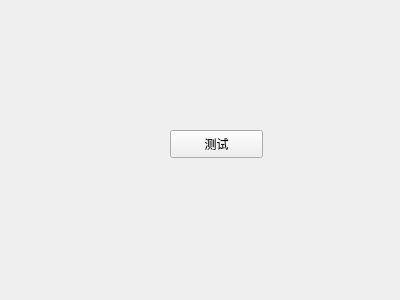
<?xml version="1.0" encoding="UTF-8"?>
<ui version="4.0">
 <class>Form</class>
 <widget class="QWidget" name="Form">
  <property name="geometry">
   <rect>
    <x>0</x>
    <y>0</y>
    <width>400</width>
    <height>300</height>
   </rect>
  </property>
  <property name="windowTitle">
   <string>Form</string>
  </property>
  <widget class="QPushButton" name="Hello">
   <property name="geometry">
    <rect>
     <x>170</x>
     <y>130</y>
     <width>93</width>
     <height>28</height>
    </rect>
   </property>
   <property name="text">
    <string>测试</string>
   </property>
  </widget>
 </widget>
 <resources/>
 <connections/>
</ui>
